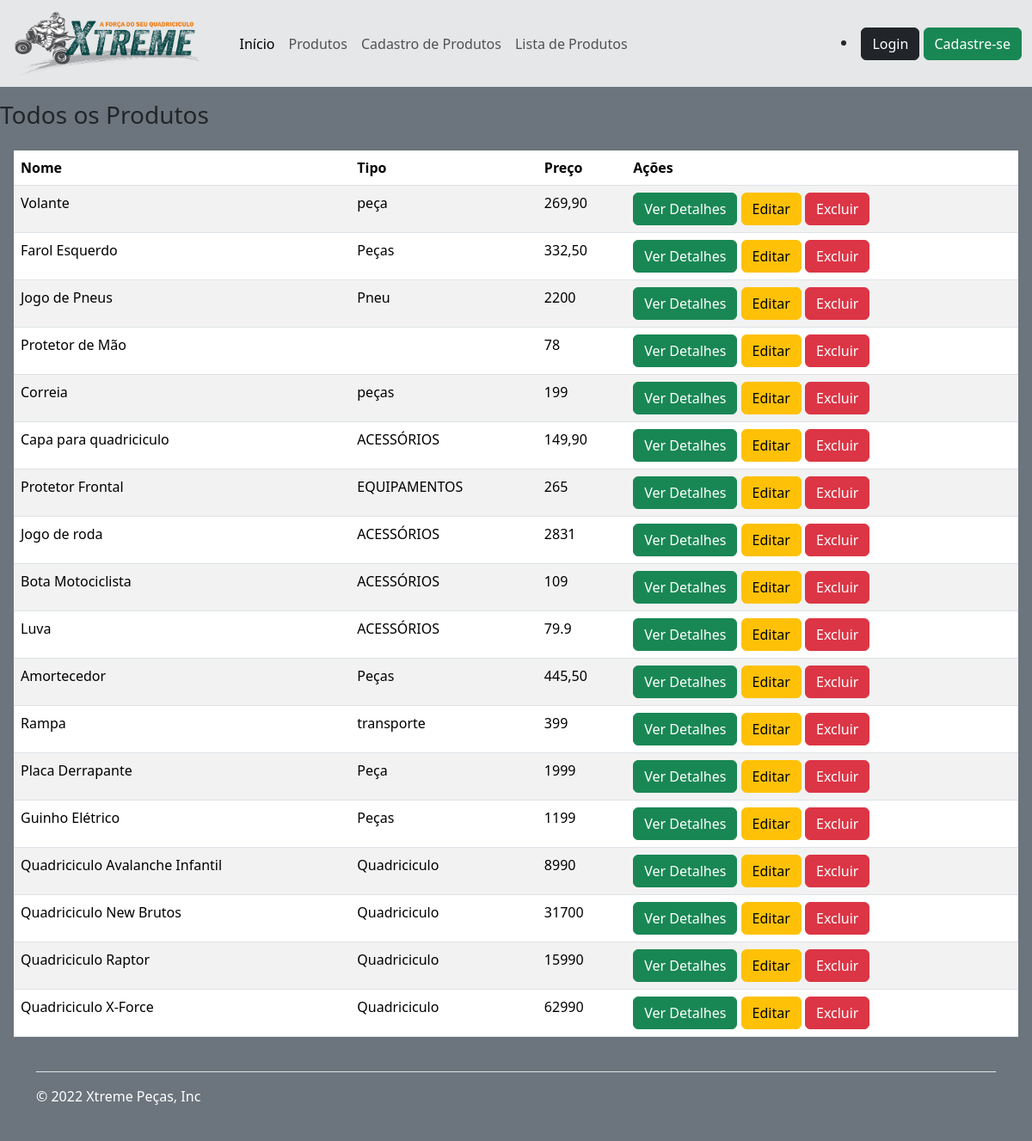
Screenshot of /produto/listaprodutos.php with the database file from the repository.
### tables this page shows
CREATE TABLE produtos(id INTEGER PRIMARY KEY AUTOINCREMENT, 
nome TEXT,
tipo TEXT,
descricao TEXT,
preco REAL,
quantidade INTERGER,
imagem TEXT
);

### produto/listaprodutos.php (the view)
<?php
include '../configuracao/conexao.php';
include '../componentes/header.php';
$todosProdutos = "SELECT * FROM produtos";
$Produtos = $db->query($todosProdutos);
?>
<div>
    <div class="py-3">
        <h3>
            Todos os Produtos
        </h3>
    </div>
    <div class="table-responsive px-3">
        <table class="table table-striped">
            <thead>
                <tr>
                    <th>Nome</th>
                    <th>Tipo</th>
                    <th>Preço</th>
                    <th>Ações</th>
                </tr>
            </thead>
            <tbody>
                <?php
                while ($produto = $Produtos->fetchArray()) {
                ?>
                    <tr>
                        <td><?php echo $produto['nome'] ?></td>
                        <td><?php echo $produto['tipo'] ?></td>
                        <td><?php echo $produto['preco'] ?></td>
                        <td>
                          <a href="item.php?u_id=<?php echo $produto['id']; ?>" class="btn btn-success">Ver Detalhes</a>
                            <a href="./editarproduto.php?id=<?php echo $produto['id']; ?>" class="btn btn-warning">Editar</a>
                            <a href="delete.php?u_id=<?php echo $produto['id']; ?>" class="btn btn-danger">Excluir</a>
                        </td>
                    </tr>
                <?php
                }
                ?>
            </tbody>
        </table>
    </div>
</div>
<?php
include '../componentes/footer.php';
?>

### componentes/header.php (shortened to what this page needs)
<!doctype html>
<html lang="pt-br">
  <head>
    <link href="../componentes/estilo.css" rel="stylesheet">
  <link rel="stylesheet" href="https://cdn.jsdelivr.net/npm/bootstrap-icons@1.9.1/font/bootstrap-icons.css">
    <link href="https://cdn.jsdelivr.net/npm/bootstrap@5.2.1/dist/css/bootstrap.min.css" rel="stylesheet">
    <link href="~/Content/bootstrap.css" rel="stylesheet" />
     <link
      rel="stylesheet"
      href="https://cdn.jsdelivr.net/npm/swiper/swiper-bundle.min.css"
    />
  </head>
  <body class="bg-secondary"
    ">
    <nav class="navbar navbar-expand-lg navbar-fundo">
  <div class="container-fluid">
    <a class="navbar-brand" href="#">
      <img src="../imagens/logox.png" height=
        "75px">
    </a>
    <div class="collapse navbar-collapse" id="navbarSupportedContent">
      <ul class="navbar-nav me-auto mb-2 mb-lg-0">
        <li class="nav-item teste">
          <a class="nav-link active" aria-current="page" href="../index.php">Início</a>
        </li>
        <li class="nav-item teste">
          <a class="nav-link" href="../produto/produtos.php">Produtos</a>
        </li>
         <li class="nav-item teste">
          <a class="nav-link" href="../cadastro.php">Cadastro de Produtos</a>
        </li>
        <li class="nav-item teste">
          <a class="nav-link" href="../produto/listaprodutos.php">Lista de Produtos</a>
        </li>
          </ul>
       <li class="nav-item teste">
            <?php
          if(isset($_SESSION['usuario']) ) {
          ?>
            <a href="../produto/produtos.php"  class="btn btn-primary btn-lg px-4 gap-3" style="" >
            <i class="bi bi-cart4 " style="font-size:25px"></i>
            </a>
            <a href="/usuarios/perfil.php" class="btn btn-primary btn-lg px-4 gap-3"><i class="bi bi-person-circle"style="font-size:25px"></i></a>
          <a href="/usuarios/logout.php" class="btn btn-secondary">Logout</a>
      <?php }  else { ?>
      <a href="/usuarios/login.php" class="btn btn-dark">Login</a>
      <a href="/usuarios/cadastrousuario.php" class="btn btn-success
        ">Cadastre-se</a>
      <?php }
      ?>
        </li>
    </div>
  </div>
    </nav>

### componentes/footer.php (shortened to what this page needs)
<div class="container">
  <footer class="d-flex flex-wrap justify-content-between align-items-center py-3 my-4 border-top">
    <p class="col-md-4 mb-0 text-white">&copy; 2022 Xtreme Peças, Inc</p>
  </body>
</html>

### componentes/estilo.css (style rules this page uses)
.navbar-fundo { background-color: #E6E7E8; }
.active { background-color: #616161 }

### rows the page displays
produtos: nome "Volante", tipo "peça", preco "269,90"
produtos: nome "Farol Esquerdo", tipo "Peças", preco "332,50"
produtos: nome "Jogo de Pneus", tipo "Pneu", preco "2200"
produtos: nome "Protetor de Mão", preco "78"
produtos: nome "Correia", tipo "peças", preco "199"
produtos: nome "Capa para quadriciculo", tipo "ACESSÓRIOS", preco "149,90"
produtos: nome "Protetor Frontal", tipo "EQUIPAMENTOS", preco "265"
produtos: nome "Jogo de roda", tipo "ACESSÓRIOS", preco "2831"
produtos: nome "Bota Motociclista", tipo "ACESSÓRIOS", preco "109"
produtos: nome "Luva", tipo "ACESSÓRIOS", preco "79.9"
produtos: nome "Amortecedor", tipo "Peças", preco "445,50"
produtos: nome "Rampa", tipo "transporte", preco "399"
produtos: nome "Placa Derrapante", tipo "Peça", preco "1999"
produtos: nome "Guinho Elétrico", tipo "Peças", preco "1199"
produtos: nome "Quadriciculo Avalanche Infantil", tipo "Quadriciculo", preco "8990"
produtos: nome "Quadriciculo New Brutos", tipo "Quadriciculo", preco "31700"
produtos: nome "Quadriciculo Raptor", tipo "Quadriciculo", preco "15990"
produtos: nome "Quadriciculo X-Force", tipo "Quadriciculo", preco "62990"
